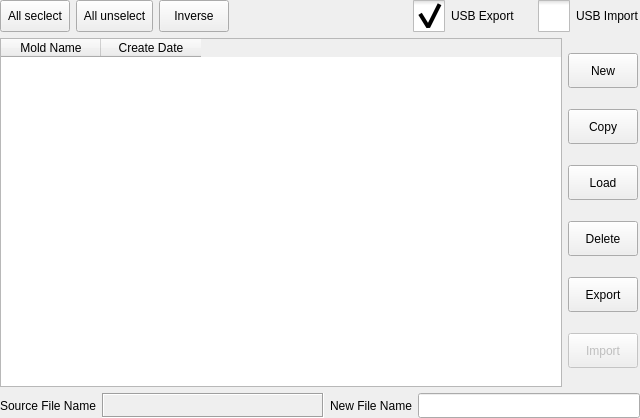
<?xml version="1.0" encoding="UTF-8"?>
<ui version="4.0">
 <class>MoldInformation</class>
 <widget class="QFrame" name="MoldInformation">
  <property name="geometry">
   <rect>
    <x>0</x>
    <y>0</y>
    <width>640</width>
    <height>418</height>
   </rect>
  </property>
  <property name="maximumSize">
   <size>
    <width>640</width>
    <height>16777215</height>
   </size>
  </property>
  <property name="windowTitle">
   <string>Frame</string>
  </property>
  <property name="styleSheet">
   <string notr="true">::item::QCheckBox{
    spacing:24px;
}
::indicator {
     width: 32px;
     height: 32px;
 }

::indicator:unchecked 
{
     image: url(:/resource/check_unchecked.png);
 }
::indicator:checked 
{
     image: url(:/resource/check_checked.png);
 }

QMessageBox QAbstractButton
{
    min-width: 90px;
	min-height:30px;
}
</string>
  </property>
  <property name="frameShape">
   <enum>QFrame::NoFrame</enum>
  </property>
  <property name="frameShadow">
   <enum>QFrame::Plain</enum>
  </property>
  <layout class="QVBoxLayout" name="verticalLayout_2">
   <property name="spacing">
    <number>6</number>
   </property>
   <property name="margin">
    <number>0</number>
   </property>
   <item>
    <layout class="QHBoxLayout" name="horizontalLayout_3">
     <item>
      <widget class="QToolButton" name="allToolButton">
       <property name="sizePolicy">
        <sizepolicy hsizetype="Fixed" vsizetype="Fixed">
         <horstretch>0</horstretch>
         <verstretch>0</verstretch>
        </sizepolicy>
       </property>
       <property name="minimumSize">
        <size>
         <width>70</width>
         <height>32</height>
        </size>
       </property>
       <property name="layoutDirection">
        <enum>Qt::LeftToRight</enum>
       </property>
       <property name="text">
        <string>All seclect</string>
       </property>
       <property name="checkable">
        <bool>false</bool>
       </property>
       <property name="checked">
        <bool>false</bool>
       </property>
      </widget>
     </item>
     <item>
      <widget class="QToolButton" name="unselectToolButton">
       <property name="sizePolicy">
        <sizepolicy hsizetype="Minimum" vsizetype="Preferred">
         <horstretch>0</horstretch>
         <verstretch>0</verstretch>
        </sizepolicy>
       </property>
       <property name="minimumSize">
        <size>
         <width>70</width>
         <height>0</height>
        </size>
       </property>
       <property name="layoutDirection">
        <enum>Qt::LeftToRight</enum>
       </property>
       <property name="text">
        <string>All unselect</string>
       </property>
       <property name="checkable">
        <bool>false</bool>
       </property>
       <property name="checked">
        <bool>false</bool>
       </property>
      </widget>
     </item>
     <item>
      <widget class="QToolButton" name="InverseToolButton">
       <property name="sizePolicy">
        <sizepolicy hsizetype="Minimum" vsizetype="Preferred">
         <horstretch>0</horstretch>
         <verstretch>0</verstretch>
        </sizepolicy>
       </property>
       <property name="minimumSize">
        <size>
         <width>70</width>
         <height>0</height>
        </size>
       </property>
       <property name="layoutDirection">
        <enum>Qt::LeftToRight</enum>
       </property>
       <property name="text">
        <string>Inverse</string>
       </property>
       <property name="checkable">
        <bool>false</bool>
       </property>
       <property name="checked">
        <bool>false</bool>
       </property>
      </widget>
     </item>
     <item>
      <spacer name="horizontalSpacer">
       <property name="orientation">
        <enum>Qt::Horizontal</enum>
       </property>
       <property name="sizeHint" stdset="0">
        <size>
         <width>40</width>
         <height>20</height>
        </size>
       </property>
      </spacer>
     </item>
     <item>
      <widget class="QCheckBox" name="exportCheckBox">
       <property name="sizePolicy">
        <sizepolicy hsizetype="Fixed" vsizetype="Preferred">
         <horstretch>0</horstretch>
         <verstretch>0</verstretch>
        </sizepolicy>
       </property>
       <property name="minimumSize">
        <size>
         <width>119</width>
         <height>0</height>
        </size>
       </property>
       <property name="layoutDirection">
        <enum>Qt::LeftToRight</enum>
       </property>
       <property name="text">
        <string>USB Export</string>
       </property>
       <property name="checked">
        <bool>true</bool>
       </property>
       <attribute name="buttonGroup">
        <string notr="true">buttonGroup</string>
       </attribute>
      </widget>
     </item>
     <item>
      <widget class="QCheckBox" name="importCheckBox">
       <property name="sizePolicy">
        <sizepolicy hsizetype="Fixed" vsizetype="Preferred">
         <horstretch>0</horstretch>
         <verstretch>0</verstretch>
        </sizepolicy>
       </property>
       <property name="minimumSize">
        <size>
         <width>0</width>
         <height>0</height>
        </size>
       </property>
       <property name="layoutDirection">
        <enum>Qt::LeftToRight</enum>
       </property>
       <property name="text">
        <string>USB Import</string>
       </property>
       <attribute name="buttonGroup">
        <string notr="true">buttonGroup</string>
       </attribute>
      </widget>
     </item>
    </layout>
   </item>
   <item>
    <layout class="QHBoxLayout" name="horizontalLayout">
     <item>
      <widget class="QTableWidget" name="informationTableWidget">
       <property name="sizePolicy">
        <sizepolicy hsizetype="Preferred" vsizetype="Expanding">
         <horstretch>0</horstretch>
         <verstretch>0</verstretch>
        </sizepolicy>
       </property>
       <property name="minimumSize">
        <size>
         <width>562</width>
         <height>0</height>
        </size>
       </property>
       <property name="maximumSize">
        <size>
         <width>562</width>
         <height>16777215</height>
        </size>
       </property>
       <property name="autoScroll">
        <bool>true</bool>
       </property>
       <property name="editTriggers">
        <set>QAbstractItemView::NoEditTriggers</set>
       </property>
       <property name="alternatingRowColors">
        <bool>true</bool>
       </property>
       <property name="selectionMode">
        <enum>QAbstractItemView::SingleSelection</enum>
       </property>
       <property name="selectionBehavior">
        <enum>QAbstractItemView::SelectRows</enum>
       </property>
       <column>
        <property name="text">
         <string>Mold Name</string>
        </property>
       </column>
       <column>
        <property name="text">
         <string>Create Date</string>
        </property>
       </column>
      </widget>
     </item>
     <item>
      <layout class="QVBoxLayout" name="verticalLayout">
       <item>
        <widget class="QToolButton" name="newToolButton">
         <property name="sizePolicy">
          <sizepolicy hsizetype="Preferred" vsizetype="Preferred">
           <horstretch>0</horstretch>
           <verstretch>0</verstretch>
          </sizepolicy>
         </property>
         <property name="minimumSize">
          <size>
           <width>70</width>
           <height>35</height>
          </size>
         </property>
         <property name="maximumSize">
          <size>
           <width>70</width>
           <height>35</height>
          </size>
         </property>
         <property name="text">
          <string>New</string>
         </property>
        </widget>
       </item>
       <item>
        <widget class="QToolButton" name="copyToolButton">
         <property name="sizePolicy">
          <sizepolicy hsizetype="Preferred" vsizetype="Preferred">
           <horstretch>0</horstretch>
           <verstretch>0</verstretch>
          </sizepolicy>
         </property>
         <property name="minimumSize">
          <size>
           <width>70</width>
           <height>35</height>
          </size>
         </property>
         <property name="maximumSize">
          <size>
           <width>70</width>
           <height>35</height>
          </size>
         </property>
         <property name="text">
          <string>Copy</string>
         </property>
        </widget>
       </item>
       <item>
        <widget class="QToolButton" name="loadToolButton">
         <property name="sizePolicy">
          <sizepolicy hsizetype="Preferred" vsizetype="Preferred">
           <horstretch>0</horstretch>
           <verstretch>0</verstretch>
          </sizepolicy>
         </property>
         <property name="minimumSize">
          <size>
           <width>70</width>
           <height>35</height>
          </size>
         </property>
         <property name="maximumSize">
          <size>
           <width>70</width>
           <height>35</height>
          </size>
         </property>
         <property name="text">
          <string>Load</string>
         </property>
        </widget>
       </item>
       <item>
        <widget class="QToolButton" name="deleteToolButton">
         <property name="sizePolicy">
          <sizepolicy hsizetype="Preferred" vsizetype="Preferred">
           <horstretch>0</horstretch>
           <verstretch>0</verstretch>
          </sizepolicy>
         </property>
         <property name="minimumSize">
          <size>
           <width>70</width>
           <height>35</height>
          </size>
         </property>
         <property name="maximumSize">
          <size>
           <width>70</width>
           <height>35</height>
          </size>
         </property>
         <property name="text">
          <string>Delete</string>
         </property>
        </widget>
       </item>
       <item>
        <widget class="QToolButton" name="exportToolButton">
         <property name="sizePolicy">
          <sizepolicy hsizetype="Preferred" vsizetype="Preferred">
           <horstretch>0</horstretch>
           <verstretch>0</verstretch>
          </sizepolicy>
         </property>
         <property name="minimumSize">
          <size>
           <width>70</width>
           <height>35</height>
          </size>
         </property>
         <property name="maximumSize">
          <size>
           <width>70</width>
           <height>35</height>
          </size>
         </property>
         <property name="text">
          <string>Export</string>
         </property>
        </widget>
       </item>
       <item>
        <widget class="QToolButton" name="importToolButton">
         <property name="enabled">
          <bool>false</bool>
         </property>
         <property name="sizePolicy">
          <sizepolicy hsizetype="Preferred" vsizetype="Preferred">
           <horstretch>0</horstretch>
           <verstretch>0</verstretch>
          </sizepolicy>
         </property>
         <property name="minimumSize">
          <size>
           <width>70</width>
           <height>35</height>
          </size>
         </property>
         <property name="maximumSize">
          <size>
           <width>70</width>
           <height>35</height>
          </size>
         </property>
         <property name="text">
          <string>Import</string>
         </property>
        </widget>
       </item>
      </layout>
     </item>
    </layout>
   </item>
   <item>
    <layout class="QHBoxLayout" name="horizontalLayout_2">
     <item>
      <widget class="QLabel" name="label">
       <property name="sizePolicy">
        <sizepolicy hsizetype="Maximum" vsizetype="Preferred">
         <horstretch>0</horstretch>
         <verstretch>0</verstretch>
        </sizepolicy>
       </property>
       <property name="minimumSize">
        <size>
         <width>0</width>
         <height>0</height>
        </size>
       </property>
       <property name="frameShadow">
        <enum>QFrame::Plain</enum>
       </property>
       <property name="lineWidth">
        <number>1</number>
       </property>
       <property name="text">
        <string>Source File Name</string>
       </property>
      </widget>
     </item>
     <item>
      <widget class="QLabel" name="sourceFileNameLabel">
       <property name="sizePolicy">
        <sizepolicy hsizetype="Preferred" vsizetype="Fixed">
         <horstretch>0</horstretch>
         <verstretch>0</verstretch>
        </sizepolicy>
       </property>
       <property name="maximumSize">
        <size>
         <width>16777215</width>
         <height>25</height>
        </size>
       </property>
       <property name="frameShape">
        <enum>QFrame::Box</enum>
       </property>
       <property name="frameShadow">
        <enum>QFrame::Sunken</enum>
       </property>
       <property name="text">
        <string/>
       </property>
      </widget>
     </item>
     <item>
      <widget class="QLabel" name="destinationFileNameLabel">
       <property name="sizePolicy">
        <sizepolicy hsizetype="Maximum" vsizetype="Preferred">
         <horstretch>0</horstretch>
         <verstretch>0</verstretch>
        </sizepolicy>
       </property>
       <property name="frameShadow">
        <enum>QFrame::Sunken</enum>
       </property>
       <property name="text">
        <string>New File Name</string>
       </property>
      </widget>
     </item>
     <item>
      <widget class="ICLineEditWithVirtualKeyboard" name="destinationFileLineEdit">
       <property name="sizePolicy">
        <sizepolicy hsizetype="Preferred" vsizetype="Fixed">
         <horstretch>0</horstretch>
         <verstretch>0</verstretch>
        </sizepolicy>
       </property>
       <property name="minimumSize">
        <size>
         <width>0</width>
         <height>25</height>
        </size>
       </property>
       <property name="maximumSize">
        <size>
         <width>16777215</width>
         <height>25</height>
        </size>
       </property>
       <property name="focusPolicy">
        <enum>Qt::TabFocus</enum>
       </property>
      </widget>
     </item>
    </layout>
   </item>
  </layout>
 </widget>
 <customwidgets>
  <customwidget>
   <class>ICLineEditWithVirtualKeyboard</class>
   <extends>QLineEdit</extends>
   <header>iclineeditwithvirtualkeyboard.h</header>
  </customwidget>
 </customwidgets>
 <resources/>
 <connections/>
 <buttongroups>
  <buttongroup name="buttonGroup"/>
 </buttongroups>
</ui>
